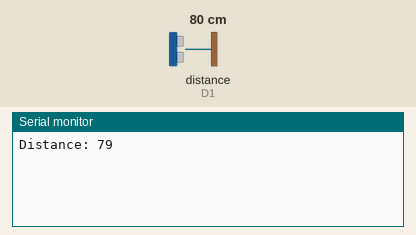
This sketch was run on a simulated ESP8266 (NodeMCU). Shown: the last lines printed to the serial monitor. Wiring (inferred from the names in the program): ultrasonic range finder: trigger D0; echo D1. Inputs (shaded band) come from the test bench; at power-on: distance to the obstacle (sensor on D1) 80 cm. The echo pulse lasts 58.3 µs per cm.

Above: at 2.7 s.
2.8 s: distance to the obstacle (sensor on D1) set to 2 cm
At 4.1 s:
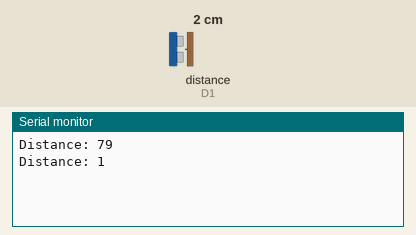
4.3 s: distance to the obstacle (sensor on D1) set to 4 cm
At 5.3 s:
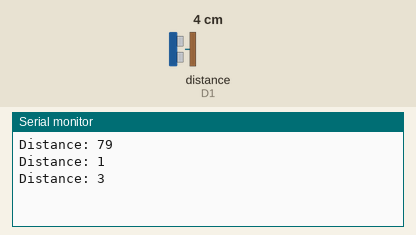
Timing chart, 0 to 7.3 s (numbered marks = the images above; inputs shaded):
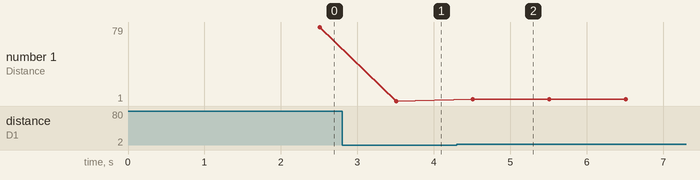

The sketch:

esp8266_ultrasonic.ino
```cpp
// This example shows how to connect to Cayenne using an ESP8266 and send/receive sample data.
// Make sure you install the ESP8266 Board Package via the Arduino IDE Board Manager and select the correct ESP8266 board before compiling.

#define CAYENNE_DEBUG
#define CAYENNE_PRINT Serial
#include <CayenneMQTTESP8266.h>

// WiFi network info.
char ssid[] = "SSID_NAME";
char wifiPassword[] = "password";

// Cayenne authentication info. This should be obtained from the Cayenne Dashboard.
char username[] = "329c1160-dbd4-11ea-883c-638d8ce4c23d";
char password[] = "d05a55ff15cc392dfb9ce76cf9595f29b8001fb1";
char clientID[] = "35b0a9e0-e905-11ea-b767-3f1a8f1211ba";

long duration;
int distance;

const int trigPin = D0;
const int echoPin = D1;

void setup()
{
  Cayenne.begin(username, password, clientID, ssid, wifiPassword);

  pinMode(trigPin, OUTPUT); // Sets the trigPin as an Output
  pinMode(echoPin, INPUT); // Sets the echoPin as an Input
  Serial.begin(9600);

}

void loop()
{
  Cayenne.loop();

  digitalWrite(trigPin, LOW);
  delayMicroseconds(2);
  digitalWrite(trigPin, HIGH);
  delayMicroseconds(10);
  digitalWrite(trigPin, LOW);
  duration = pulseIn(echoPin, HIGH);
  distance= duration*0.034/2;

  Cayenne.virtualWrite(3,distance,"analog_sensor","null");

  Serial.print("Distance: ");
  Serial.println(distance);

}
```

Measured:
- after the input at 2.8 s, the serial monitor: prints a new line after 0.71 s (image 1)
- after the input at 4.3 s, the serial monitor: prints a new line after 0.21 s (image 2)
- plotted number 1: 79 → 1 after the input at 2.8 s, 1 → 3 after the input at 4.3 s
